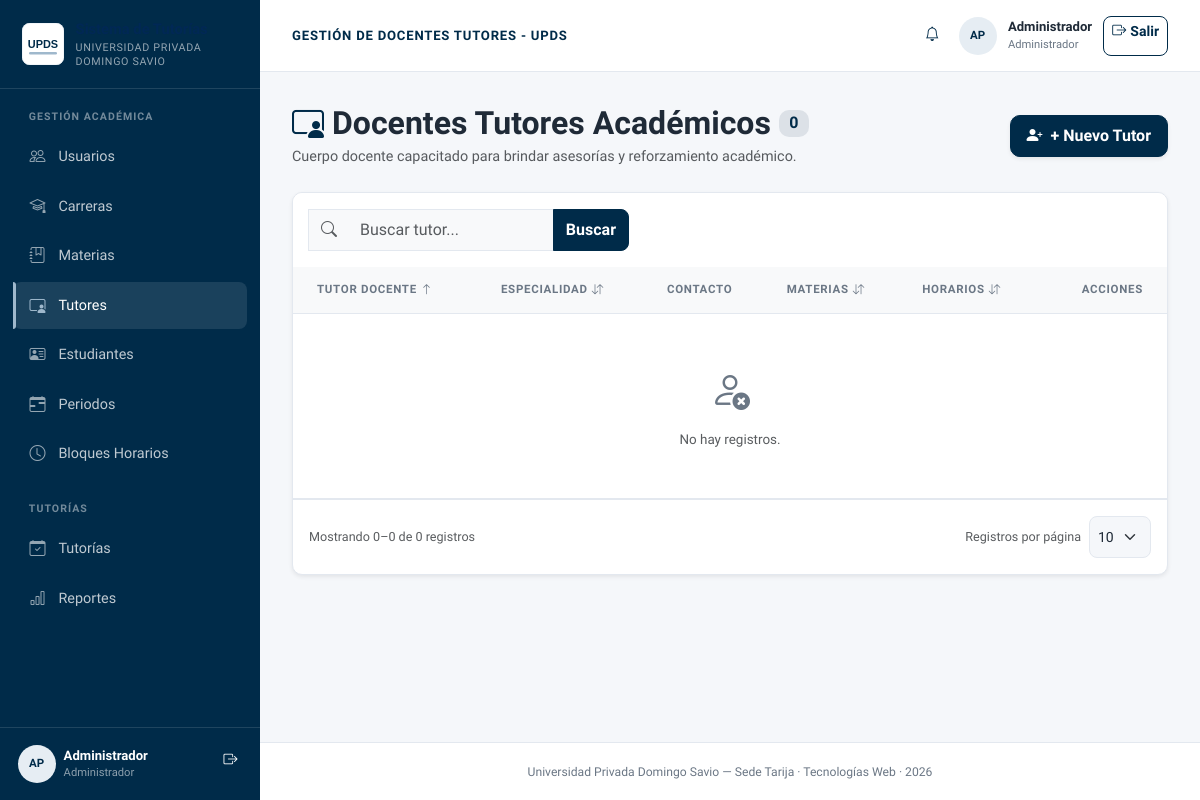
Before: /controllers/tutores_listar.php (signed in) with the older database file.
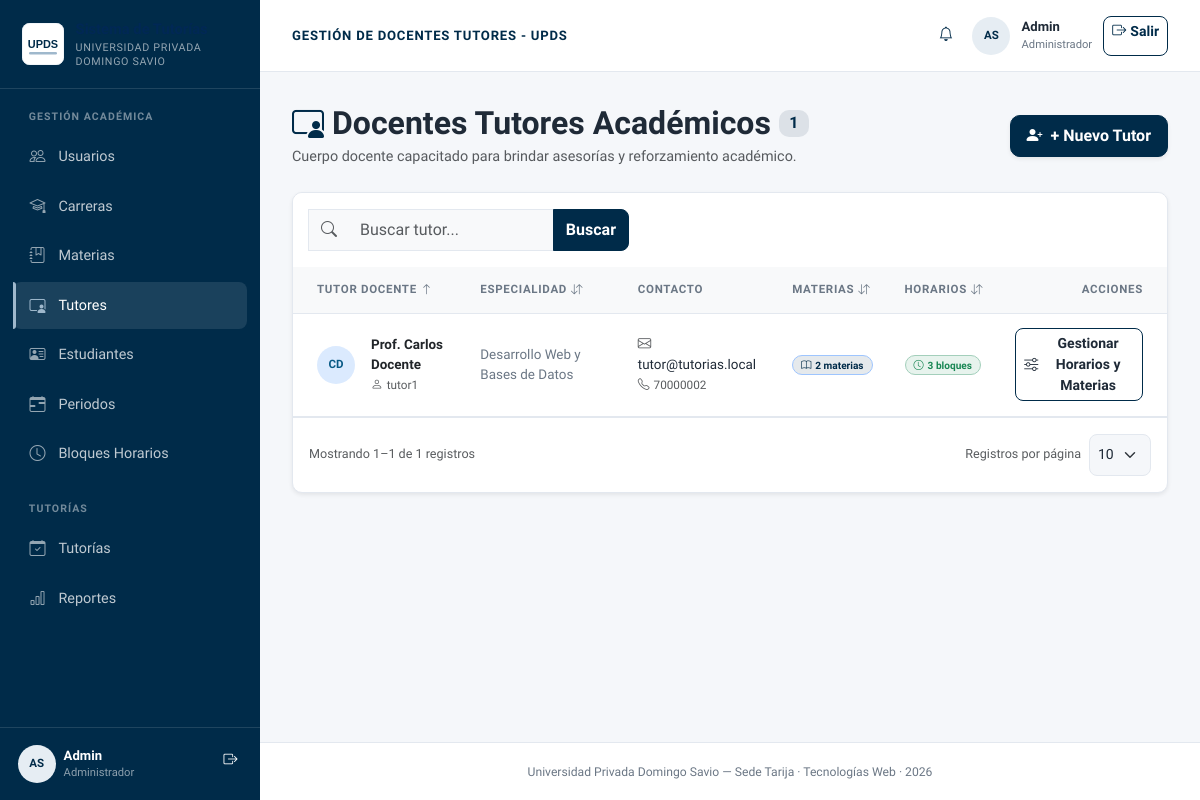
After: the same page with the newer database file.
### tables this page shows
CREATE TABLE IF NOT EXISTS tutores (
  id_tutor INT AUTO_INCREMENT PRIMARY KEY,
  id_usuario INT NOT NULL UNIQUE,
  especialidad VARCHAR(150),
  biografia TEXT,
  CONSTRAINT fk_tutores_usuarios FOREIGN KEY (id_usuario) REFERENCES usuarios(id_usuario) ON DELETE CASCADE
);

CREATE TABLE IF NOT EXISTS usuarios (
  id_usuario INT AUTO_INCREMENT PRIMARY KEY,
  id_rol INT NOT NULL,
  nombre VARCHAR(100) NOT NULL,
  apellido VARCHAR(100) NOT NULL,
  correo VARCHAR(150) NOT NULL UNIQUE,
  usuario VARCHAR(50) NOT NULL UNIQUE,
  contrasena_hash VARCHAR(255) NOT NULL,      
  telefono VARCHAR(20),
  estado ENUM('activo','inactivo','pendiente') NOT NULL DEFAULT 'activo',
  fecha_registro DATETIME DEFAULT CURRENT_TIMESTAMP,
  CONSTRAINT fk_usuarios_roles FOREIGN KEY (id_rol) REFERENCES roles(id_rol) ON UPDATE CASCADE
);

### controllers/tutores_listar.php (called while the page is built, shortened)
<?php
require_once __DIR__ . '/../config/conexion.php';
require_once __DIR__ . '/../models/TutorModel.php';
require_once __DIR__ . '/../includes/lista_helper.php';
$tutorModel = new TutorModel($pdo);
$ordenesPermitidos = ['nombre', 'especialidad', 'materias', 'horarios'];
$ordenActual = in_array($_GET['orden'] ?? '', $ordenesPermitidos, true) ? $_GET['orden'] : 'nombre';
$dirActual = ($_GET['dir'] ?? '') === 'desc' ? 'desc' : 'asc';
$q = isset($_GET['q']) && is_scalar($_GET['q']) ? trim((string) $_GET['q']) : '';
$orden = $ordenActual;
$dir = $dirActual;
$parametrosPagina = paginacionParametros();
$totalRegistros = $tutorModel->contar($q);
$pag = paginacionCalcular($totalRegistros, $parametrosPagina);
$tutores = $tutorModel->obtenerPaginadas($q, $orden, $dir, $pag['por_pagina'], $pag['offset']);
require_once __DIR__ . '/../views/tutores/listar.php';

### models/NotificacionModel.php (called while the page is built, shortened)
<?php
class NotificacionModel
{
    private $pdo;
    public function __construct($pdo)
    {
        $this->pdo = $pdo;
    }
    public function contarNoLeidas($idUsuario)
    {
        $stmt = $this->pdo->prepare('SELECT COUNT(*) FROM notificaciones WHERE id_usuario = :id AND leida = 0');
        $stmt->execute([':id' => (int) $idUsuario]);
        return (int) $stmt->fetchColumn();
    }
}

### models/TutorModel.php (called while the page is built, shortened)
<?php
class TutorModel
{
    private $pdo;
    public function __construct($pdo)
    {
        $this->pdo = $pdo;
    }
    public function obtenerPaginadas($q, $orden, $dir, $limite, $offset)
    {
        $columnas = ['nombre' => 'u.nombre', 'especialidad' => 't.especialidad', 'materias' => 'total_materias', 'horarios' => 'total_horarios'];
        $ordenSql = $columnas[$orden] ?? $columnas['nombre'];
        $dirSql = strtolower($dir) === 'asc' ? 'ASC' : 'DESC';
        $sql = "SELECT t.id_tutor, t.id_usuario, t.especialidad, t.biografia,
                       u.nombre, u.apellido, u.correo, u.telefono, u.usuario, u.estado,
                       (SELECT COUNT(*) FROM tutor_materia tm WHERE tm.id_tutor = t.id_tutor) AS total_materias,
                       (SELECT COUNT(*) FROM disponibilidad_tutor dt WHERE dt.id_tutor = t.id_tutor) AS total_horarios
                FROM tutores t INNER JOIN usuarios u ON t.id_usuario = u.id_usuario";
        $sql .= " ORDER BY {$ordenSql} {$dirSql} LIMIT :limite OFFSET :offset";
        $stmt = $this->pdo->prepare($sql);
        $stmt->bindValue(':limite', $limite, PDO::PARAM_INT);
        $stmt->bindValue(':offset', $offset, PDO::PARAM_INT);
        $stmt->execute();
        return $stmt->fetchAll();
    }
    public function contar($q = '')
    {
        $sql = 'SELECT COUNT(*) FROM tutores t INNER JOIN usuarios u ON t.id_usuario = u.id_usuario';
        $stmt = $this->pdo->prepare($q !== '' ? $sql . " WHERE CONCAT_WS(' ', u.nombre, u.apellido, u.correo, u.usuario, t.especialidad) LIKE :q ESCAPE '\\\\'" : $sql);
        $stmt->execute();
        return (int) $stmt->fetchColumn();
    }
}

### views/tutores/listar.php (the view, shortened to what the changed rows need)
<?php
$tituloPagina = 'Gestión de Docentes Tutores - UPDS';
include __DIR__ . '/../layouts/header.php';
?>
<div class="d-flex flex-column flex-md-row justify-content-between align-items-start align-items-md-center mb-4 gap-3">
  <div>
    <h2 class="fw-bold mb-1 d-flex align-items-center gap-2">
      <i class="bi bi-person-video3 text-primary"></i>
      <span>Docentes Tutores Académicos</span>
      <span class="badge bg-primary bg-opacity-10 text-primary fs-6"><?= $totalRegistros ?></span>
    </h2>
  </div>
</div>
<div class="card card-custom shadow-sm overflow-hidden">
  <div class="table-responsive">
    <table class="table table-hover align-middle mb-0">
      <thead class="table-light text-muted text-uppercase" style="font-size: 0.75rem; letter-spacing: 0.5px;">
        <tr>
          <th>Contacto</th>
          <th class="text-end pe-4">Acciones</th>
        </tr>
      </thead>
      <tbody>
        <?php foreach ($tutores as $t): ?>
          <tr>
            <td class="ps-4">
              <div class="d-flex align-items-center gap-3">
                <?= avatar($t['nombre'], $t['apellido'], 'tutor') ?>
                <div>
                  <div class="fw-bold text-dark">Prof. <?= htmlspecialchars($t['nombre'] . ' ' . $t['apellido']) ?></div>
                  <small class="text-muted"><i class="bi bi-person me-1"></i><?= htmlspecialchars($t['usuario']) ?></small>
                </div>
              </div>
            </td>
            <td>
              <span class="fw-medium text-secondary">
                <?= htmlspecialchars($t['especialidad'] ?? 'Docencia Universitaria') ?>
              </span>
            </td>
            <td>
              <div><i class="bi bi-envelope me-1 text-muted"></i><?= htmlspecialchars($t['correo']) ?></div>
              <?php if (!empty($t['telefono'])): ?>
                <small class="text-muted"><i class="bi bi-telephone me-1"></i><?= htmlspecialchars($t['telefono']) ?></small>
              <?php endif; ?>
            </td>
            <td>
              <span class="badge bg-primary bg-opacity-10 text-primary border border-primary-subtle px-2 py-1">
                <i class="bi bi-book me-1"></i><?= $t['total_materias'] ?> materias
              </span>
            </td>
            <td>
              <span class="badge bg-success bg-opacity-10 text-success border border-success-subtle px-2 py-1">
                <i class="bi bi-clock me-1"></i><?= $t['total_horarios'] ?> bloques
              </span>
            </td>
            <td class="text-end pe-4">
              <a href="tutores_disponibilidad.php?id=<?= $t['id_tutor'] ?>" class="btn btn-outline-primary btn-sm d-inline-flex align-items-center gap-1">
                <i class="bi bi-sliders"></i>
                <span>Gestionar Horarios y Materias</span>
              </a>
            </td>
          </tr>
        <?php endforeach; ?>
        <?php if (empty($tutores)): ?>
          <tr>
            <td colspan="6" class="text-center py-5 text-muted">
              <i class="bi bi-person-x fs-1 d-block mb-2 text-secondary"></i>
              <?php if ($q !== ''): ?>
                Sin resultados para tu búsqueda. <a href="<?= urlLista(['q' => null, 'pagina' => 1]) ?>">Limpiar búsqueda</a>
              <?php else: ?>
                No hay registros.
              <?php endif; ?>
            </td>
          </tr>
        <?php endif; ?>
      </tbody>
    </table>
  </div>
  <?php include __DIR__ . '/../partials/paginacion.php'; ?>
</div>
<?php include __DIR__ . '/../layouts/footer.php'; ?>

### views/layouts/header.php (shortened to what the changed rows need)
<?php
require_once __DIR__ . '/../../includes/lista_helper.php';
require_once __DIR__ . '/../../includes/vista_helpers.php';
$rolSesion = $_SESSION['rol'] ?? '';
$nombreSesion = $_SESSION['nombre'] ?? 'Usuario';
$apellidoSesion = $_SESSION['apellido'] ?? '';
$tituloSeccion = $tituloSeccion ?? ($tituloPagina ?? 'Sistema de Tutorías');
$esEstudiante = $rolSesion === 'estudiante';
$notificacionesNoLeidas = 0;
if (!empty($_SESSION['id_usuario'])) {
    try {
        require_once __DIR__ . '/../../config/conexion.php';
        require_once __DIR__ . '/../../models/NotificacionModel.php';
        $notificacionesNoLeidas = (new NotificacionModel($pdo))->contarNoLeidas($_SESSION['id_usuario']);
    } catch (Throwable $e) {
        error_log($e->getMessage());
        $notificacionesNoLeidas = 0;
    }
}
function campanaNotificaciones($noLeidas) {
    $insignia = $noLeidas > 0
        ? '<span class="badge rounded-pill bg-danger position-absolute top-0 start-100 translate-middle" style="font-size: .6rem;">' . (int) $noLeidas . '</span>'
        : '';
    return '<a href="/controllers/notificaciones_listar.php" class="position-relative d-inline-flex align-items-center justify-content-center p-2 text-decoration-none" aria-label="Notificaciones" title="Notificaciones">'
        . '<i class="bi bi-bell" aria-hidden="true"></i>' . $insignia . '</a>';
}
?>
<!DOCTYPE html>
<html lang="es">
<head>
  <link href="https://cdn.jsdelivr.net/npm/bootstrap@5.3.3/dist/css/bootstrap.min.css" rel="stylesheet">
  <link rel="stylesheet" href="https://cdn.jsdelivr.net/npm/bootstrap-icons@1.11.3/font/bootstrap-icons.min.css">
  <link rel="stylesheet" href="/assets/css/upds-theme.css">
</head>
<body>
<?php if ($esEstudiante): ?>
  <div class="student-main">
    <nav class="navbar navbar-expand-lg student-navbar" aria-label="Navegación principal">
      <div class="container-fluid px-3 px-lg-4">
        <a class="navbar-brand d-flex align-items-center gap-2" href="/views/estudiante/panel.php">
          <img class="brand-logo" src="/assets/img/logo-upds.svg" alt="UPDS">
          <span><strong>UPDS</strong><small class="brand-campus">Sede Tarija</small></span>
        </a>
        <button class="navbar-toggler border-0" type="button" data-bs-toggle="collapse" data-bs-target="#studentNav" aria-controls="studentNav" aria-label="Abrir menú">
          <span class="navbar-toggler-icon"></span>
        </button>
        <div class="collapse navbar-collapse" id="studentNav">
          <ul class="navbar-nav me-auto mb-2 mb-lg-0">
            <li class="nav-item"><a class="nav-link <?= menuActivo('estudiante/panel') ? 'active' : '' ?>" href="/views/estudiante/panel.php"><i class="bi bi-calendar2-check me-1" aria-hidden="true"></i>Mis Tutorías</a></li>
            <li class="nav-item"><a class="nav-link <?= menuActivo('solicitar') ? 'active' : '' ?>" href="/controllers/tutorias_solicitar.php"><i class="bi bi-calendar-plus me-1" aria-hidden="true"></i>Solicitar Tutoría</a></li>
          </ul>
          <div class="topbar-user">
            <span class="text-white"><?= campanaNotificaciones($notificacionesNoLeidas) ?></span>
            <?= avatar($nombreSesion, $apellidoSesion, $rolSesion) ?>
            <div><div class="topbar-user-name"><?= htmlspecialchars($nombreSesion) ?></div><div class="topbar-user-role"><?= htmlspecialchars($rolSesion) ?></div></div>
            <a href="/controllers/logout.php" onclick="cerrarSesion(event)" class="btn btn-sm btn-outline-light"><i class="bi bi-box-arrow-right me-1" aria-hidden="true"></i>Salir</a>
          </div>
        </div>
      </div>
    </nav>
<?php else: ?>
  <div class="app-shell">
    <aside class="app-sidebar" aria-label="Navegación principal">
      <a class="sidebar-brand" href="<?= $rolSesion === 'tutor' ? '/views/tutor/panel.php' : '/controllers/usuarios_listar.php' ?>">
        <img class="brand-logo" src="/assets/img/logo-upds.svg" alt="UPDS">
        <span class="brand-name">Sistema de Tutorías<small class="brand-campus">Universidad Privada Domingo Savio</small></span>
      </a>
      <nav class="sidebar-nav">
        <?php if ($rolSesion === 'administrador'): ?>
          <div class="sidebar-section">Gestión académica</div>
          <a class="sidebar-link <?= menuActivo('usuarios') ? 'active' : '' ?>" href="/controllers/usuarios_listar.php"><i class="bi bi-people" aria-hidden="true"></i>Usuarios</a>
          <a class="sidebar-link <?= menuActivo('carreras') ? 'active' : '' ?>" href="/controllers/carreras_listar.php"><i class="bi bi-mortarboard" aria-hidden="true"></i>Carreras</a>
          <a class="sidebar-link <?= menuActivo('materias') ? 'active' : '' ?>" href="/controllers/materias_listar.php"><i class="bi bi-journal-bookmark" aria-hidden="true"></i>Materias</a>
          <a class="sidebar-link <?= menuActivo('tutores') ? 'active' : '' ?>" href="/controllers/tutores_listar.php"><i class="bi bi-person-video3" aria-hidden="true"></i>Tutores</a>
          <a class="sidebar-link <?= menuActivo('estudiantes') ? 'active' : '' ?>" href="/controllers/estudiantes_listar.php"><i class="bi bi-person-vcard" aria-hidden="true"></i>Estudiantes</a>
          <a class="sidebar-link <?= menuActivo('admin_periodos') ? 'active' : '' ?>" href="/controllers/admin_periodos.php"><i class="bi bi-calendar-range" aria-hidden="true"></i>Periodos</a>
          <a class="sidebar-link <?= menuActivo('admin_bloques') ? 'active' : '' ?>" href="/controllers/admin_bloques.php"><i class="bi bi-clock" aria-hidden="true"></i>Bloques Horarios</a>
          <div class="sidebar-section mt-4">Tutorías</div>
          <a class="sidebar-link <?= menuActivo('tutorias') ? 'active' : '' ?>" href="/controllers/tutorias_listar.php"><i class="bi bi-calendar-check" aria-hidden="true"></i>Tutorías</a>
          <a class="sidebar-link <?= menuActivo('reportes') ? 'active' : '' ?>" href="/controllers/reportes.php"><i class="bi bi-bar-chart" aria-hidden="true"></i>Reportes</a>
        <?php endif; ?>
      </nav>
      <div class="sidebar-user d-flex align-items-center gap-2">
        <?= avatar($nombreSesion, $apellidoSesion, $rolSesion) ?>
        <div class="flex-grow-1"><div class="sidebar-user-name"><?= htmlspecialchars($nombreSesion) ?></div><div class="sidebar-user-role"><?= htmlspecialchars($rolSesion) ?></div></div>
        <a href="/controllers/logout.php" onclick="cerrarSesion(event)" class="btn btn-sm btn-link text-white p-1" aria-label="Cerrar sesión" title="Cerrar sesión"><i class="bi bi-box-arrow-right" aria-hidden="true"></i></a>
      </div>
    </aside>
    <div class="app-main">
          <?= campanaNotificaciones($notificacionesNoLeidas) ?>
      <header class="app-topbar d-flex justify-content-between align-items-center">
        <div class="topbar-title"><?= htmlspecialchars($tituloSeccion) ?></div>
        <div class="topbar-user">
          <span class="text-primary"><?= campanaNotificaciones($notificacionesNoLeidas) ?></span>
          <?= avatar($nombreSesion, $apellidoSesion, $rolSesion) ?>
          <div><div class="topbar-user-name"><?= htmlspecialchars($nombreSesion) ?></div><div class="topbar-user-role"><?= htmlspecialchars($rolSesion) ?></div></div>
          <a href="/controllers/logout.php" onclick="cerrarSesion(event)" class="btn btn-sm btn-outline-primary"><i class="bi bi-box-arrow-right me-1" aria-hidden="true"></i>Salir</a>
        </div>
      </header>
<?php endif; ?>
<main class="app-content">

### includes/vista_helpers.php (shortened to what the changed rows need)
<?php
function menuActivo($fragmento)
{
    return strpos($_SERVER['PHP_SELF'] ?? '', $fragmento) !== false;
}
function avatar($nombre, $apellido = '', $rol = '')
{
    $nombre = trim((string) $nombre);
    $apellido = trim((string) $apellido);
    $iniciales = strtoupper(substr($nombre, 0, 1) . substr($apellido, 0, 1));
    $clasesRol = [
        'administrador' => 'avatar-admin',
        'tutor' => 'avatar-tutor',
        'estudiante' => 'avatar-student',
    ];
    $claseRol = $clasesRol[$rol] ?? 'avatar-default';
    return '<span class="avatar ' . $claseRol . '" aria-hidden="true">'
        . htmlspecialchars($iniciales, ENT_QUOTES, 'UTF-8') . '</span>';
}

### views/partials/paginacion.php (shortened to what the changed rows need)
<?php
$pag = $pag ?? paginacionCalcular(0, paginacionParametros());
$mostrarSelector = $mostrarSelector ?? true;
$inicio = $pag['total'] > 0 ? $pag['offset'] + 1 : 0;
$fin = min($pag['offset'] + $pag['por_pagina'], $pag['total']);
?>
<div class="d-flex flex-column flex-md-row justify-content-between align-items-md-center gap-3 p-3 border-top">
  <div class="text-muted small">
    Mostrando <?= $inicio ?>–<?= $fin ?> de <?= $pag['total'] ?> registros
  </div>
  <?php if ($mostrarSelector): ?>
    <form method="GET" class="d-flex align-items-center gap-2">
    <label for="por_pagina" class="small text-muted text-nowrap">Registros por página</label>
    <select id="por_pagina" name="por_pagina" class="form-select form-select-sm" onchange="this.form.submit()">
    </select>
    </form>
  <?php endif; ?>
</div>

Changed rows visible on the page:
added tutores: id_usuario.apellido "CD", id_usuario.apellido "Carlos Docente", id_usuario.usuario "tutor1", especialidad "Desarrollo Web y Bases de Datos", id_usuario.correo "tutor@tutorias.local", id_usuario.telefono "70000002", total_materias "2", total_horarios "3"
Other visible differences:
$iniciales: "AP AP" → "AS AS"
$nombreSesion: "Administrador" → "Admin"
$totalRegistros: "0" → "1"
$inicio: "0" → "1"
$fin: "0" → "1"
$pag['total']: "0" → "1"
text no longer shown: "No hay registros."
